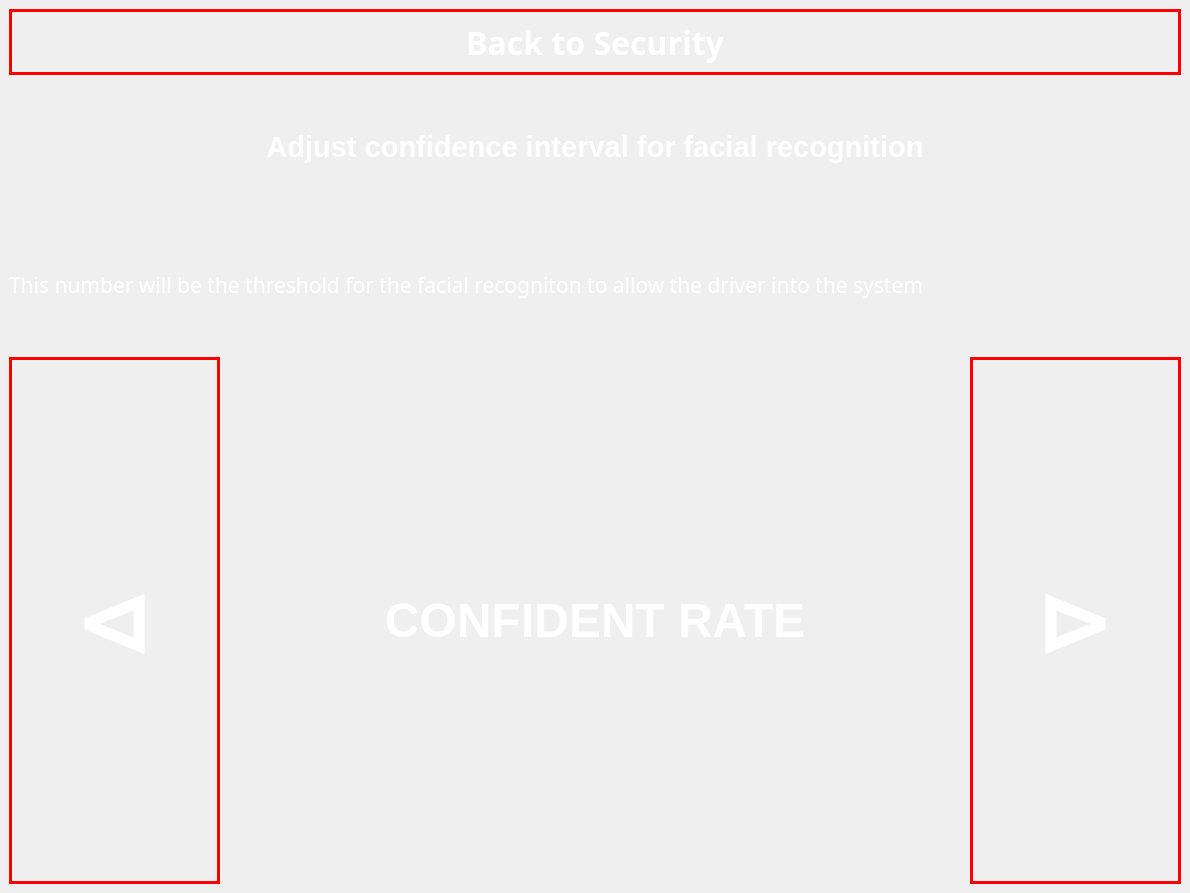
<?xml version="1.0" encoding="UTF-8"?>
<ui version="4.0">
 <class>adjust_fac_rec</class>
 <widget class="QMainWindow" name="adjust_fac_rec">
  <property name="geometry">
   <rect>
    <x>0</x>
    <y>0</y>
    <width>1190</width>
    <height>893</height>
   </rect>
  </property>
  <property name="font">
   <font>
    <family>wasy10</family>
   </font>
  </property>
  <property name="windowTitle">
   <string>remove a driver</string>
  </property>
  <property name="styleSheet">
   <string notr="true"> background-image: url('/home/phong/Desktop/antitheft/GUI/3/a.jpg');
</string>
  </property>
  <widget class="QWidget" name="centralwidget">
   <layout class="QVBoxLayout" name="verticalLayout" stretch="1,2,2,8">
    <item>
     <widget class="QPushButton" name="back">
      <property name="sizePolicy">
       <sizepolicy hsizetype="Preferred" vsizetype="Preferred">
        <horstretch>0</horstretch>
        <verstretch>0</verstretch>
       </sizepolicy>
      </property>
      <property name="font">
       <font>
        <pointsize>24</pointsize>
        <weight>75</weight>
        <bold>true</bold>
       </font>
      </property>
      <property name="styleSheet">
       <string notr="true">color:white;
border: 3px solid red;</string>
      </property>
      <property name="text">
       <string>Back to Security</string>
      </property>
     </widget>
    </item>
    <item>
     <widget class="QLabel" name="label_3">
      <property name="sizePolicy">
       <sizepolicy hsizetype="Preferred" vsizetype="Preferred">
        <horstretch>0</horstretch>
        <verstretch>0</verstretch>
       </sizepolicy>
      </property>
      <property name="font">
       <font>
        <family>Ubuntu</family>
        <pointsize>22</pointsize>
        <weight>75</weight>
        <italic>false</italic>
        <bold>true</bold>
       </font>
      </property>
      <property name="styleSheet">
       <string notr="true">color:white;
</string>
      </property>
      <property name="text">
       <string>Adjust confidence interval for facial recognition</string>
      </property>
      <property name="alignment">
       <set>Qt::AlignCenter</set>
      </property>
     </widget>
    </item>
    <item>
     <widget class="QLabel" name="label">
      <property name="font">
       <font>
        <pointsize>16</pointsize>
        <weight>50</weight>
        <italic>false</italic>
        <bold>false</bold>
       </font>
      </property>
      <property name="styleSheet">
       <string notr="true">color:white;
</string>
      </property>
      <property name="text">
       <string>This number will be the threshold for the facial recogniton to allow the driver into the system</string>
      </property>
     </widget>
    </item>
    <item>
     <layout class="QHBoxLayout" name="horizontalLayout" stretch="2,7,2">
      <item>
       <widget class="QPushButton" name="left">
        <property name="sizePolicy">
         <sizepolicy hsizetype="Preferred" vsizetype="Preferred">
          <horstretch>0</horstretch>
          <verstretch>0</verstretch>
         </sizepolicy>
        </property>
        <property name="font">
         <font>
          <family>Ubuntu</family>
          <pointsize>72</pointsize>
          <weight>75</weight>
          <italic>false</italic>
          <bold>true</bold>
         </font>
        </property>
        <property name="styleSheet">
         <string notr="true">color:white;
border: 3px solid red;</string>
        </property>
        <property name="text">
         <string>⊲</string>
        </property>
       </widget>
      </item>
      <item>
       <widget class="QLabel" name="confident_rate">
        <property name="sizePolicy">
         <sizepolicy hsizetype="Preferred" vsizetype="Preferred">
          <horstretch>0</horstretch>
          <verstretch>0</verstretch>
         </sizepolicy>
        </property>
        <property name="font">
         <font>
          <family>Ubuntu</family>
          <pointsize>36</pointsize>
          <weight>75</weight>
          <italic>false</italic>
          <bold>true</bold>
         </font>
        </property>
        <property name="styleSheet">
         <string notr="true">color:white;
</string>
        </property>
        <property name="text">
         <string>CONFIDENT RATE</string>
        </property>
        <property name="alignment">
         <set>Qt::AlignCenter</set>
        </property>
       </widget>
      </item>
      <item>
       <widget class="QPushButton" name="right">
        <property name="sizePolicy">
         <sizepolicy hsizetype="Preferred" vsizetype="Preferred">
          <horstretch>0</horstretch>
          <verstretch>0</verstretch>
         </sizepolicy>
        </property>
        <property name="font">
         <font>
          <family>Ubuntu</family>
          <pointsize>72</pointsize>
          <weight>75</weight>
          <italic>false</italic>
          <bold>true</bold>
         </font>
        </property>
        <property name="styleSheet">
         <string notr="true">color:white;
border: 3px solid red;</string>
        </property>
        <property name="text">
         <string>⊳</string>
        </property>
       </widget>
      </item>
     </layout>
    </item>
   </layout>
  </widget>
 </widget>
 <resources/>
 <connections/>
</ui>
